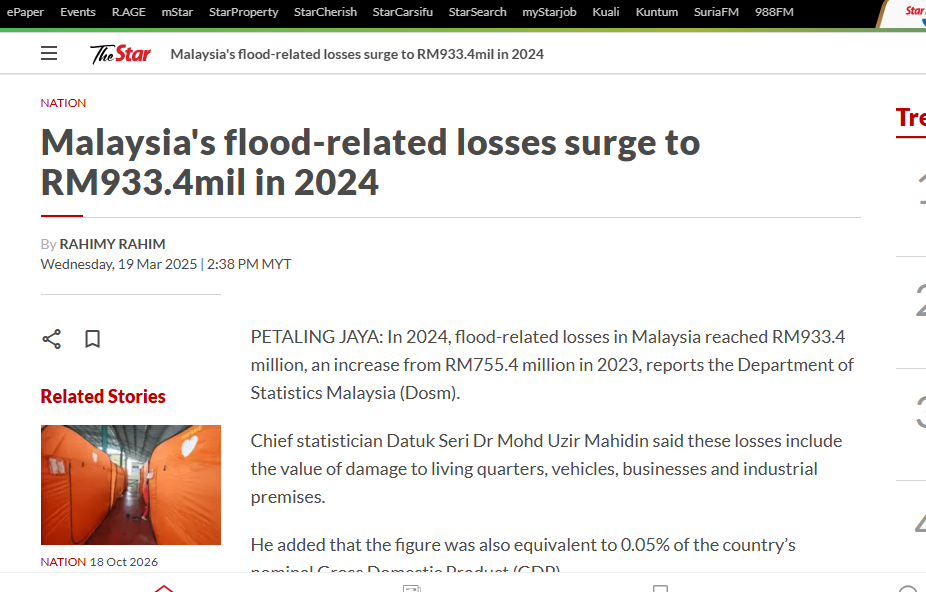
#> input picture materials-demo/News Coverage (The Star).png, 926 x 592 px, found by its file name
$ python prep_media.py '../../materials-demo/News Coverage (The Star).png'
#> lines starting #> are read from the running program, lines starting #| are printed output that depends on the picture
"""Cut the team's source media into what the film and assemble.py read. Output goes to out/ (git-ignored: third-party footage).

Run:  python prep_media.py <materials-demo folder>
Writes:
  out/montage/<shot>/%03d.jpg   30 fps frames of The Star clip for scene s00 (watermarks cropped out)
  out/news/star.jpg, awani.jpg  headline crops of the two news screenshots (no photos of people)
  out/narration/<stem>_48k.wav  each narrator's audio, loudness-normalised to -16 LUFS
"""
import subprocess
import sys
from pathlib import Path

from PIL import Image

SRC = Path(sys.argv[1])
OUT = Path(__file__).parent / "out"
STAR = SRC / "Kuala Lumpur hit by flash floods on Sept 20 - The Star (720p).mp4"
# shot: (source start s, length s, crop w:h:x:y, output size). Full-width shots drop the top band with the logo and handle.
SHOTS = {
    "A": (11.0, 1.45, "1084:610:98:110", "1920:1080"),
    "B": (12.9, 1.10, "1084:610:98:110", "1920:1080"),
    "S1": (16.0, 2.15, "427:720:426:0", "640:1080"),
    "S2": (28.4, 2.15, "427:720:426:0", "640:1080"),
    "S3": (43.3, 2.15, "427:720:427:0", "640:1080"),
}
NARRATORS = ["1.Nadi.MOV", "2-Luqman.mp4", "pitch-worflow.mp4", "3.aniq.mp4"]


def ff(*args):
    subprocess.run(["ffmpeg", "-hide_banner", "-loglevel", "error", "-y", *map(str, args)], check=True)
#> (this line was passed over: subprocess is not available in this run)


for name, (ss, d, crop, size) in SHOTS.items():
    d_out = OUT / "montage" / name
    d_out.mkdir(parents=True, exist_ok=True)
    for f in d_out.glob("*.jpg"):
        f.unlink()
    ff("-ss", ss, "-t", d, "-i", STAR, "-vf", f"fps=30,crop={crop},scale={size}:flags=lanczos", "-q:v", 3, d_out / "%03d.jpg")
    print(f"montage {name}: {len(list(d_out.glob('*.jpg')))} frames")

(OUT / "news").mkdir(parents=True, exist_ok=True)
Image.open(SRC / "News Coverage (The Star).png").convert("RGB").crop((28, 88, 872, 404)).save(OUT / "news" / "star.jpg", quality=92)
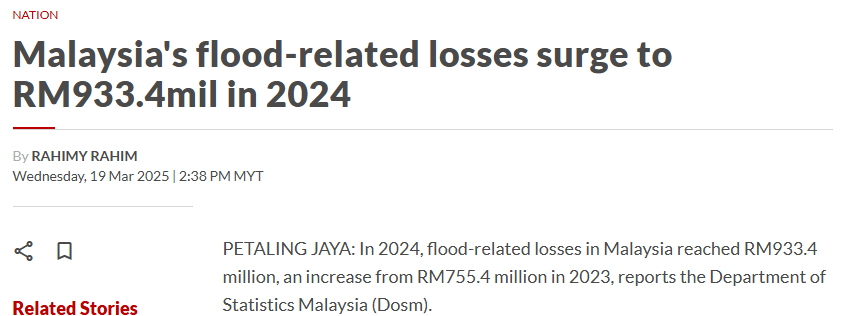
#> saved as star.jpg: PIL image 844x316 RGB; mean R, G, B 242.9, 242.3, 242.3
Image.open(SRC / "News Coverage (Awani).png").convert("RGB").crop((10, 0, 426, 72)).save(OUT / "news" / "awani.jpg", quality=92)
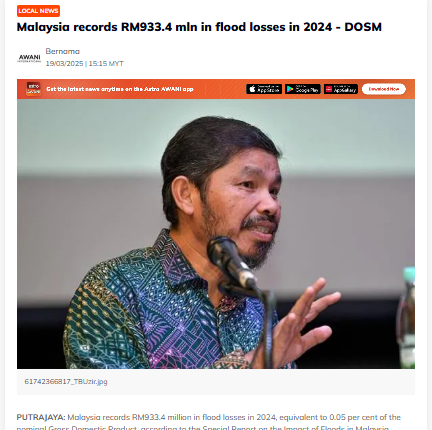
#> input picture materials-demo/News Coverage (Awani).png, 432 x 430 px, found by its file name
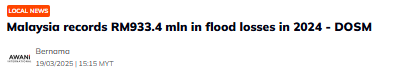
#> saved as awani.jpg: PIL image 416x72 RGB; mean R, G, B 241.9, 239.4, 239.2

(OUT / "narration").mkdir(parents=True, exist_ok=True)
for name in NARRATORS:
#> (the run stopped early here; a loop or call above may not have finished)
